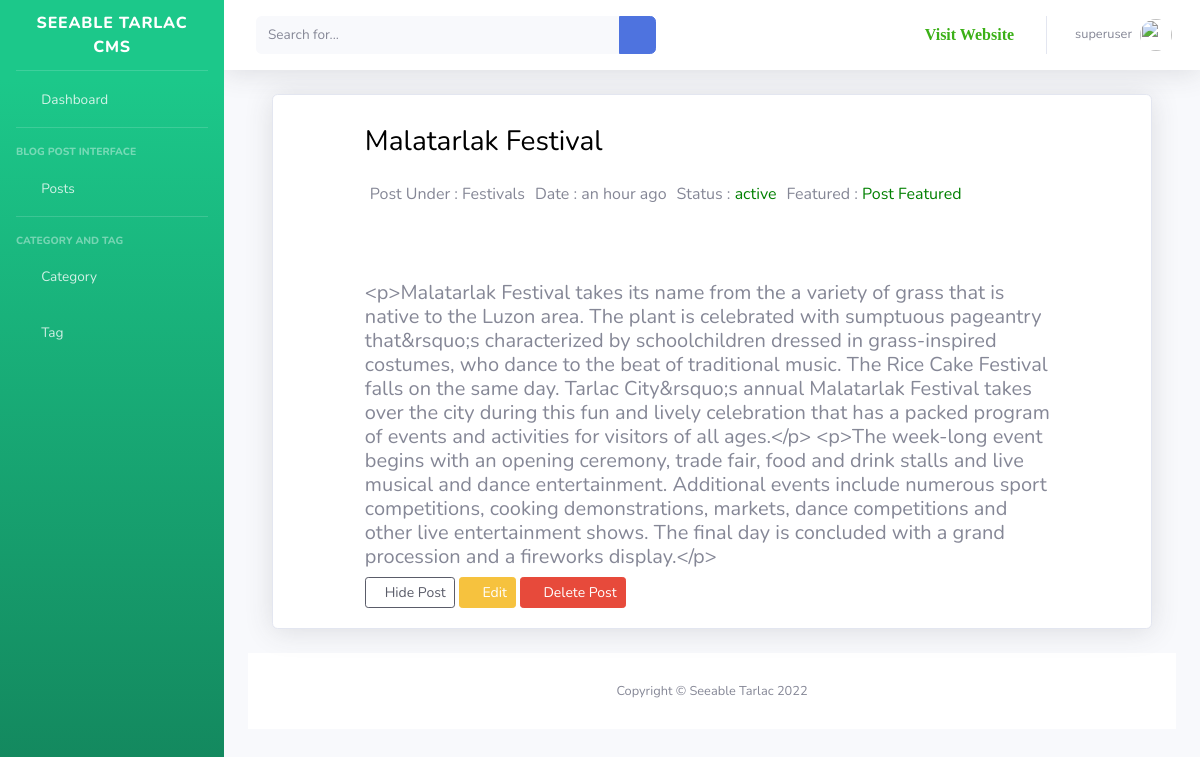
Screenshot of /dashboard/post/view/85 (signed in) with the database file from the repository.
### dashboard/models.py (models this page shows, shortened)
class Author(models.Model):
    author = models.OneToOneField(User, on_delete= models.CASCADE)
    email = models.EmailField(unique=True, blank=True, null=True)
    first_name = models.CharField(max_length=100, null=True, blank=True, verbose_name='First Name')
    last_name = models.CharField(max_length=100, null=True, blank=True,verbose_name='Last Name')
    designation = models.CharField(max_length=10, null=True)
    author_image = models.ImageField(upload_to='author/',verbose_name='Author Profile Image',blank=True, null=True)
    auth_status = models.CharField(max_length=100, null=True)
    class Meta:
        verbose_name_plural = 'Author'

### blog/models.py (models this page shows, shortened)
class Blog(models.Model):
    status = (
        ('active','active'),
        ('pending','pending')
    )
    title  = models.CharField(max_length=200, null=True)
    exerpt = models.CharField(max_length=200, null = True, blank= True)
    detail = RichTextUploadingField(null=True, blank=True)
    image = models.ImageField(upload_to='images/media', null=True, blank=True)
    catagories = models.ForeignKey(Catagory,on_delete=models.DO_NOTHING, null=True)
    tags = models.ManyToManyField(Tag, blank=True)
    status = models.CharField(max_length=20, choices=status, default='pending')
    author = models.ForeignKey(Author, on_delete=models.CASCADE)
    featured  = models.BooleanField(default=False)
    visit_count = models.IntegerField(default=0)
    visible = models.BooleanField(default=True)
    created_at = models.DateTimeField(auto_now_add=True)
    class Meta:
        verbose_name_plural = 'Blog'

class Catagory(models.Model):
    name = models.CharField(max_length=200, null=True)
    slug = models.SlugField(null=True)
    image = models.CharField(max_length=300, null=True, blank=True )
    description = models.CharField(max_length=500, null=True,blank=True, verbose_name='Description')
    class Meta:
        verbose_name_plural = 'Catagory'
    def __str__(self):
        return str(self.name)

### dashboard/views.py (the view)
# urls.py: path('post/view/<str:id>', views.PostView.as_view(), name='post'),
class PostView(View):
    @method_decorator(login_required(login_url='login'))
    def dispatch(self, request,*args,**kwargs):
        return super().dispatch(request,*args,**kwargs)
    def get(self, request,id):
        post_obj = get_object_or_404(Blog, id=id)
        context={
            'post':post_obj
        }
        return render(request,'dashboard/post/post_view.html', context)

### blog/context_processors.py (called while the page is built)
def globalVariable(request):
    category = Catagory.objects.all()\
        .annotate(post_count=Count('blog'))\
        .filter(blog__isnull=False)\
        .order_by('-post_count')[:4]
    category_count = category.count()
    context = {
        'category':category,
        'cat_count':category_count
        }
    return context

### templates/dashboard/post/post_view.html (shortened to what this page needs)
{% extends 'dashboard/base/base.html' %}
{% load static %}
{% block body %}
{% load humanize %}
<div class="container-fluid">
<div class="row">
    <div class="col">
        <div class="card shadow mb-4">
            <div class="row " style="padding: 20px;">
                <div class="col-10 mx-auto">
                    <h3>{{ post.title }}</h3>
                    <div class="text_div">
                        <p> Post Under : {{ post.catagories }}</p>
                        <p> Date : {{ post.created_at|naturaltime }}</p>
                        {% if post.status == 'active' %}
                          <p> Status : <span style="color: green;"> {{ post.status }}</span> </p>
                        {% else %}
                          <p> Status : <span style="color: red; background-color: rgb(70, 123, 172); padding: 5px; border-radius: 10px; "> {{ post.status }}</span> </p>
                        {% endif %}
                        {% if post.featured == True %}
                          <p > Featured : <span style="color:green"> Post Featured</span> </p>
                        {% else %}
                          <p >  Featured : <span style="color:red"> Not Featured Yet</span></p>
                        {% endif %}
                    </div>
                    <h5> {{ post.detail }}</h5>
                    <div>
                      {% if post.visible == False %}
                        <a href=" {% url 'visible' post.id %}" class="btn btn-outline-dark btn-sm "><i class="fas fa-eye"></i> Make Visible </a>
                      {% else %}
                        <a href=" {% url 'hidden' post.id %}" class="btn btn-outline-dark btn-sm"><i class="fas fa-eye-slash"></i>Hide Post </a>
                      {% endif %}
                        <a href="{% url 'edit_post' post.id %}" class="btn btn-warning btn-sm"><i class="far fa-edit"></i> Edit</a>
                        <a href=" " class="btn btn-danger btn-sm" data-toggle="modal" data-target="#delete"><i class="far fa-trash-alt" ></i> Delete Post </a>
                    </div>
                </div>
            </div>
        </div>
    </div>
</div>
{% endblock %}

### templates/dashboard/base/base.html (shortened to what this page needs)
<!DOCTYPE html>
<html lang="en">
    {% load static %}
    {% load humanize %}
<head>
    {% load static %}
    <link href="{% static  'vendor/fontawesome-free/css/all.min.css' %}" rel="stylesheet" type="text/css">
    <link href="{% static 'css/sb-admin-2.min.css' %}" rel="stylesheet">
</head>
<body id="page-top">
    <div id="wrapper">
        <ul class="navbar-nav bg-gradient-success sidebar sidebar-dark accordion" id="accordionSidebar">
            <a class="sidebar-brand d-flex align-items-center justify-content-center" href="{% url 'dashboard' %}">
                <div class="sidebar-brand-text mx-3">Seeable Tarlac CMS</div>
            </a>
            <hr class="sidebar-divider my-0">
            {%  url 'dashboard' as url %}
            <li class="nav-item {% if request.path == url %} active {% endif %}">
                <a class="nav-link" href="{{ url }}">
                    <i class="fas fa-fw fa-tachometer-alt"></i>
                    <span>Dashboard</span></a>
            </li>
            <hr class="sidebar-divider">
            <div class="sidebar-heading">
                Blog Post Interface
            </div>
            <li class="nav-item">
                <a class="nav-link collapsed" href="#" data-toggle="collapse" data-target="#collapseTwo"
                    aria-expanded="true" aria-controls="collapseTwo">
                    <i class="fas fa-fw fa-cog"></i>
                    <span> Posts </span>
                </a>
            </li>
            <hr class="sidebar-divider">
            <div class="sidebar-heading">
                Category and Tag
            </div>
            <li class="nav-item">
                <a class="nav-link" href="{% url 'category' %}">
                    <i class="fas fa-fw fa-chart-area"></i>
                    <span>Category</span></a>
            </li>
            <li class="nav-item">
                <a class="nav-link" href="{% url 'tag' %}">
                    <i class="fas fa-fw fa-chart-area"></i>
                    <span>Tag</span></a>
            </li>
        </ul>
        <div id="content-wrapper" class="d-flex flex-column">
            <div id="content">
                <nav class="navbar navbar-expand navbar-light bg-white topbar mb-4 static-top shadow">
                    <form
                        class="d-none d-sm-inline-block form-inline mr-auto ml-md-3 my-2 my-md-0 mw-100 navbar-search">
                        <div class="input-group">
                            <input type="text" class="form-control bg-light border-0 small" placeholder="Search for..."
                                aria-label="Search" aria-describedby="basic-addon2">
                            <div class="input-group-append">
                                <button class="btn btn-primary" type="button">
                                    <i class="fas fa-search fa-sm"></i>
                                </button>
                            </div>
                        </div>
                    </form>
                    <ul class="navbar-nav ml-auto">
                        <li class="nav-item mx-1"> <a class="nav-link" style="color:rgb(59, 176, 23)" href="{% url 'home' %}" target="_blank"> <i class="fa fa-link"> Visit Website</i> </a></li>
                        <li class="nav-item dropdown no-arrow">
                            <a class="nav-link dropdown-toggle" href="#" id="userDropdown" role="button"
                                data-toggle="dropdown" aria-haspopup="true" aria-expanded="false">
                                <span class="mr-2 d-none d-lg-inline text-gray-600 small">{{ user.author.author.username }}</span>
                                {% if user.author.author_image %}
                                <img class="img-profile rounded-circle"
                                    src="{{ user.author.author_image.url }}">
                                {% else %}
                                <img class="img-profile rounded-circle" src="https://www.pngarts.com/files/11/Avatar-PNG-Transparent-Image.png" alt="">
                                {% endif %}
                            </a>
                        </li>
                    </ul>
                </nav>
                <div class="container-fluid">
                {% block body %}{% endblock %}
            </div>
            <footer class="sticky-footer bg-white" style="bottom: 0;">
                <div class="container my-auto">
                    <div class="copyright text-center my-auto">
                        <span>Copyright &copy; Seeable Tarlac 2022</span>
                    </div>
                </div>
            </footer>
        </div>
    </div>
</body>
</html>

### rows the page displays
Blog: title "Malatarlak Festival", catagories "Festivals", created_at "an hour ago", status "active", detail "<p>Malatarlak Festival takes its name from the a variety of grass that is native to the Luzon area. The plant is celebrated with sumptuous pageantry that&rsquo;s characterized by schoolchildren dressed in grass-inspired costumes, who dance to the beat of traditional music. The Rice Cake Festival falls on the same day. Tarlac City&rsquo;s annual Malatarlak Festival takes over the city during this fun and lively celebration that has a packed program of events and activities for visitors of all ages.</p> <p>The week-long event begins with an opening ceremony, trade fair, food and drink stalls and live musical and dance entertainment. Additional events include numerous sport competitions,…"

### other values shown
{{ user.author.author.username }} "superuser"
